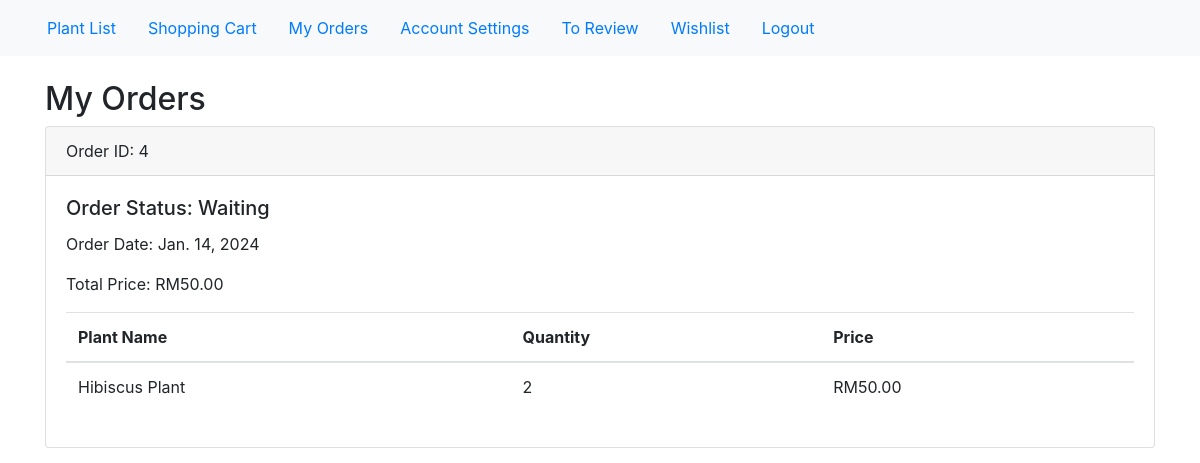
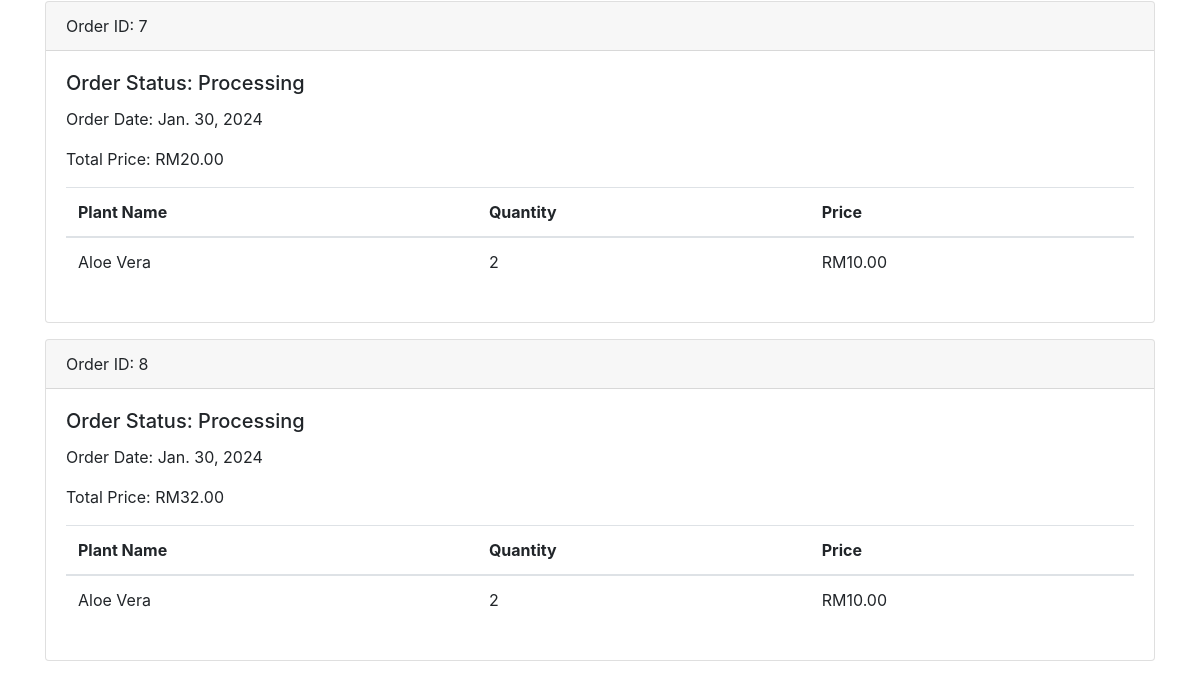
The app's page /my_orders/ (signed in), older data (2 pictures, top to bottom).
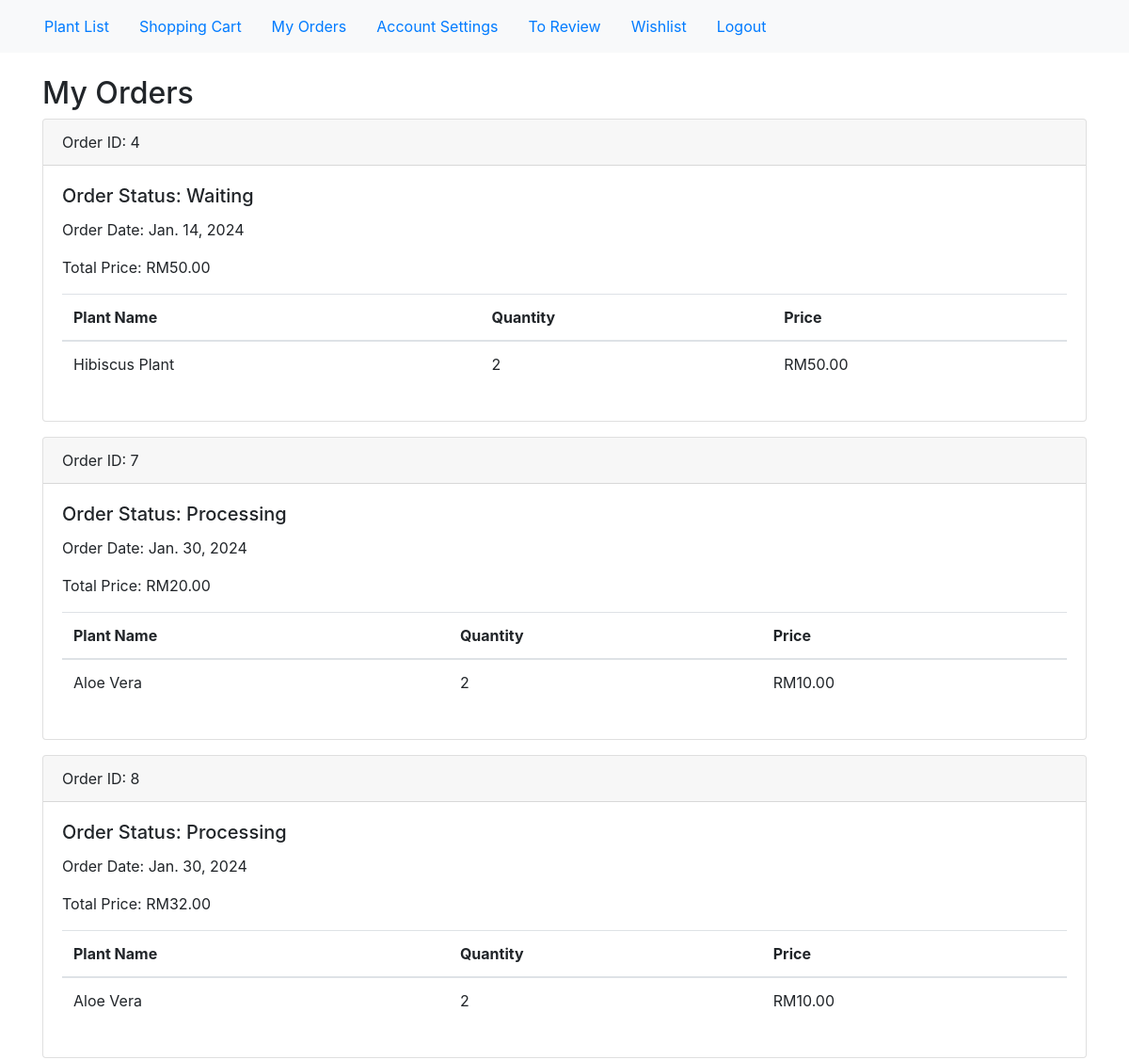
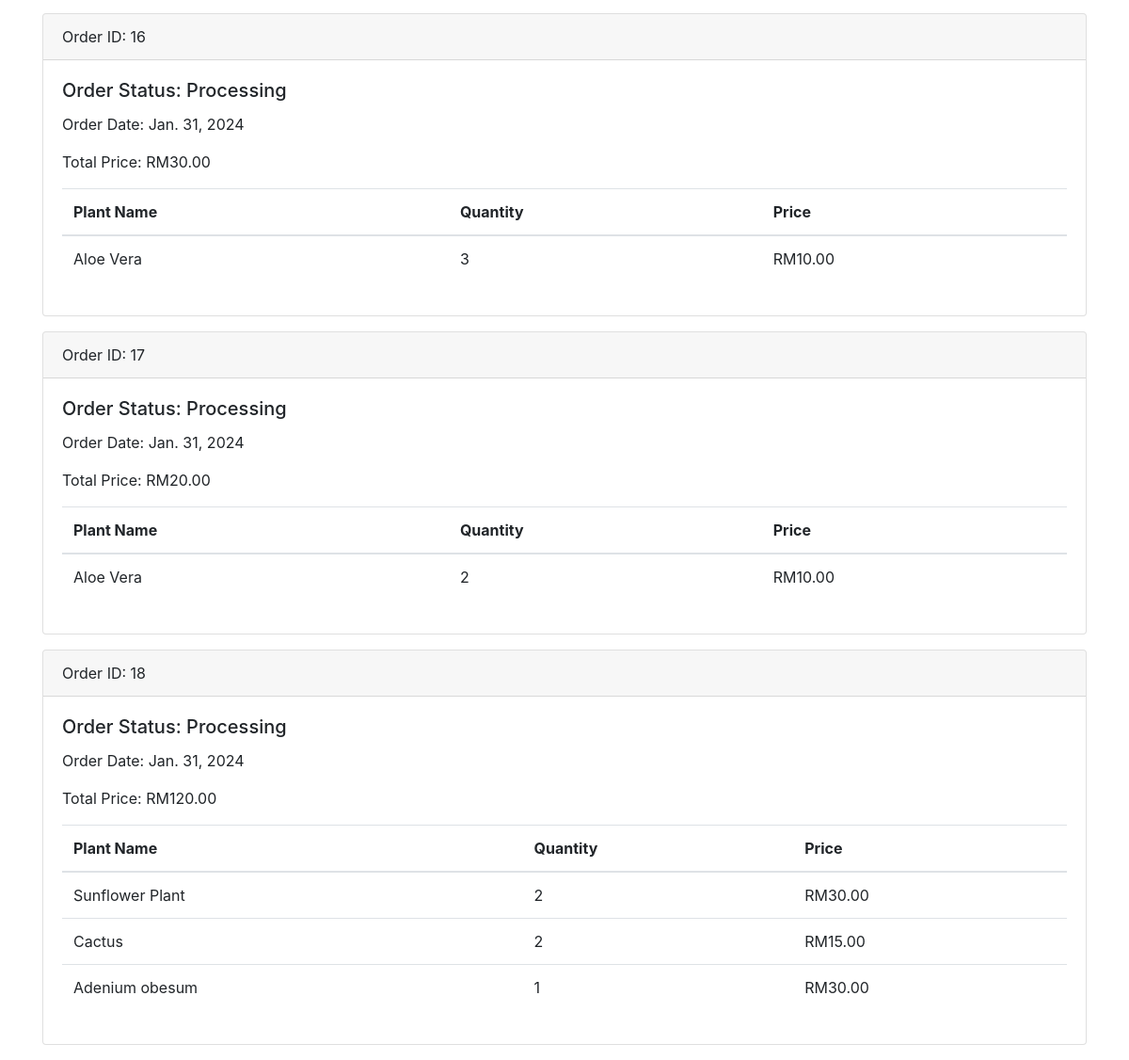
The same page, newer data (2 pictures, top to bottom).
### app/models.py (models this page shows, shortened)
class Order(models.Model):
    customer = models.ForeignKey(Customer, on_delete=models.CASCADE, related_name='orders')
    payment = models.ForeignKey(Payment, on_delete=models.CASCADE, related_name='orders')
    delman = models.ForeignKey(DeliveryMan, on_delete=models.CASCADE, related_name='orders', null=True, blank=True)
    order_status = models.CharField(max_length=30)

class Payment(models.Model):
    customer = models.ForeignKey(Customer, on_delete=models.CASCADE, related_name='payments')
    shipping_fee = models.DecimalField(max_digits=4, decimal_places=2, validators=[MinValueValidator(0.00), MaxValueValidator(99.99)])
    payment_cost = models.DecimalField(max_digits=6, decimal_places=2, validators=[MinValueValidator(0.00), MaxValueValidator(9999.99)])
    receive_method = models.CharField(max_length=10)
    order_date = models.DateField()
    order_total_price = models.DecimalField(max_digits=6, decimal_places=2, validators=[MinValueValidator(0.00), MaxValueValidator(9999.99)])

class OrderItem(models.Model):
    order = models.ForeignKey(Order, on_delete=models.CASCADE, related_name='order_items')
    plant = models.ForeignKey(Plant, on_delete=models.CASCADE, related_name='order_items')
    plant_quantity = models.PositiveIntegerField(validators=[MinValueValidator(1), MaxValueValidator(50)])
    order_item_price = models.DecimalField(max_digits=5, decimal_places=2)
    to_review = models.BooleanField(default=True)

class Plant(models.Model):
    plant_name = models.CharField(max_length=80)
    plant_image = models.ImageField(upload_to='plant/')
    plant_description = models.CharField(max_length=500)
    plant_price = models.DecimalField(max_digits=5, decimal_places=2)
    plant_availability = models.PositiveIntegerField(validators=[MinValueValidator(1), MaxValueValidator(999)])

### app/views.py (the view)
# urls.py: path('my_orders/', views.my_orders, name='my_orders'),
@login_required
def my_orders(request):
    customer = request.user.customer_profile
    orders = Order.objects.filter(customer=customer).prefetch_related('order_items', 'payment')
    context = {'orders': orders}
    return render(request, 'my_orders.html', context)

### app/templates/my_orders.html (shortened to what this page needs)
<!DOCTYPE html>
<html lang="en">
<head>
    <link href="https://stackpath.bootstrapcdn.com/bootstrap/4.5.2/css/bootstrap.min.css" rel="stylesheet">
</head>
<body>
    <nav class="navbar navbar-expand-lg navbar-light bg-light">
        <div class="container-fluid">
            <div class="collapse navbar-collapse" id="navbarNav">
                <a class="nav-link active" aria-current="page" href="{% url 'plant_list' %}">Plant List</a>
                <a class="nav-link active" aria-current="page" href="{% url 'view_cart' %}">Shopping Cart</a>
                <a class="nav-link active" aria-current="page" href="{% url 'my_orders' %}">My Orders</a>
                <a class="nav-link active" aria-current="page" href="{% url 'account_settings' %}">Account Settings</a>
                <a class="nav-link active" aria-current="page" href="{% url 'to_review' %}">To Review</a>
                <a class="nav-link active" aria-current="page" href="{% url 'view_wishlist' %}">Wishlist</a>
                <a class="nav-link" href="#">Logout</a>
            </div>
        </div>
    </nav>
    <div class="container mt-4">
        <h2>My Orders</h2>
        {% if orders %}
            {% for order in orders %}
                <div class="card mb-3">
                    <div class="card-header">
                        Order ID: {{ order.id }}
                    </div>
                    <div class="card-body">
                        <h5 class="card-title">Order Status: {{ order.order_status }}</h5>
                        <p class="card-text">Order Date: {{ order.payment.order_date }}</p>
                        <p class="card-text">Total Price: RM{{ order.payment.order_total_price }}</p>
                        <table class="table">
                            <thead>
                                <tr>
                                    <th scope="col">Plant Name</th>
                                    <th scope="col">Quantity</th>
                                    <th scope="col">Price</th>
                                </tr>
                            </thead>
                            <tbody>
                                {% for item in order.order_items.all %}
                                    <tr>
                                        <td>{{ item.plant.plant_name }}</td>
                                        <td>{{ item.plant_quantity }}</td>
                                        <td>RM{{ item.order_item_price }}</td>
                                    </tr>
                                {% endfor %}
                            </tbody>
                        </table>
                    </div>
                </div>
            {% endfor %}
        {% else %}
            <p>You have no ongoing orders.</p>
        {% endif %}
    </div>
</body>
</html>

Row changes from the older to the newer data that the page shows:
added Order: id "16", order_status "Processing", payment.order_date "Jan. 31, 2024", payment.order_total_price "30.00"
added OrderItem: plant.plant_name "Aloe Vera", plant_quantity "3", order_item_price "10.00", shown under "16"
added Order: id "17", order_status "Processing", payment.order_date "Jan. 31, 2024", payment.order_total_price "20.00"
added OrderItem: plant.plant_name "Aloe Vera", plant_quantity "2", order_item_price "10.00", shown under "17"
added Order: id "18", order_status "Processing", payment.order_date "Jan. 31, 2024", payment.order_total_price "120.00"
added OrderItem: plant.plant_name "Sunflower Plant", plant_quantity "2", order_item_price "30.00", shown under "18"
added OrderItem: plant.plant_name "Cactus", plant_quantity "2", order_item_price "15.00", shown under "18"
added OrderItem: plant.plant_name "Adenium obesum", plant_quantity "1", order_item_price "30.00", shown under "18"
